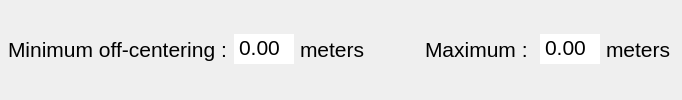
              <widget class="QFrame" name="frame_21">
               <property name="styleSheet">
                <string notr="true">border-top: none;</string>
               </property>
               <property name="frameShape">
                <enum>QFrame::Shape::StyledPanel</enum>
               </property>
               <property name="frameShadow">
                <enum>QFrame::Shadow::Raised</enum>
               </property>
               <layout class="QHBoxLayout" name="horizontalLayout_25" stretch="0,1">
                <property name="spacing">
                 <number>0</number>
                </property>
                <property name="leftMargin">
                 <number>0</number>
                </property>
                <property name="topMargin">
                 <number>0</number>
                </property>
                <property name="rightMargin">
                 <number>0</number>
                </property>
                <property name="bottomMargin">
                 <number>0</number>
                </property>
                <item>
                 <widget class="QFrame" name="frame_22">
                  <property name="styleSheet">
                   <string notr="true">border-top: none;</string>
                  </property>
                  <property name="frameShape">
                   <enum>QFrame::Shape::StyledPanel</enum>
                  </property>
                  <property name="frameShadow">
                   <enum>QFrame::Shadow::Raised</enum>
                  </property>
                  <layout class="QHBoxLayout" name="horizontalLayout_26" stretch="1,1,0,0">
                   <property name="spacing">
                    <number>1</number>
                   </property>
                   <property name="leftMargin">
                    <number>6</number>
                   </property>
                   <item>
                    <widget class="QLabel" name="label_28">
                     <property name="font">
                      <font>
                       <family>Segoe UI</family>
                       <pointsize>16</pointsize>
                      </font>
                     </property>
                     <property name="text">
                      <string>Minimum off-centering : </string>
                     </property>
                    </widget>
                   </item>
                   <item alignment="Qt::AlignmentFlag::AlignHCenter">
                    <widget class="FreeInputSpinBox" name="doubleSpinBox_10">
                     <property name="sizePolicy">
                      <sizepolicy hsizetype="Fixed" vsizetype="Fixed">
                       <horstretch>0</horstretch>
                       <verstretch>0</verstretch>
                      </sizepolicy>
                     </property>
                     <property name="minimumSize">
                      <size>
                       <width>50</width>
                       <height>0</height>
                      </size>
                     </property>
                     <property name="maximumSize">
                      <size>
                       <width>60</width>
                       <height>16777215</height>
                      </size>
                     </property>
                     <property name="font">
                      <font>
                       <family>Segoe UI</family>
                       <pointsize>16</pointsize>
                      </font>
                     </property>
                     <property name="buttonSymbols">
                      <enum>QAbstractSpinBox::ButtonSymbols::NoButtons</enum>
                     </property>
                     <property name="suffix">
                      <string/>
                     </property>
                     <property name="minimum">
                      <double>-150.000000000000000</double>
                     </property>
                     <property name="maximum">
                      <double>150.000000000000000</double>
                     </property>
                    </widget>
                   </item>
                   <item>
                    <spacer name="horizontalSpacer_8">
                     <property name="orientation">
                      <enum>Qt::Orientation::Horizontal</enum>
                     </property>
                     <property name="sizeType">
                      <enum>QSizePolicy::Policy::Fixed</enum>
                     </property>
                     <property name="sizeHint" stdset="0">
                      <size>
                       <width>5</width>
                       <height>20</height>
                      </size>
                     </property>
                    </spacer>
                   </item>
                   <item>
                    <widget class="QLabel" name="label_39">
                     <property name="font">
                      <font>
                       <pointsize>16</pointsize>
                      </font>
                     </property>
                     <property name="text">
                      <string>meters</string>
                     </property>
                    </widget>
                   </item>
                  </layout>
                 </widget>
                </item>
                <item>
                 <widget class="QFrame" name="frame_23">
                  <property name="styleSheet">
                   <string notr="true">border-top: none;</string>
                  </property>
                  <property name="frameShape">
                   <enum>QFrame::Shape::StyledPanel</enum>
                  </property>
                  <property name="frameShadow">
                   <enum>QFrame::Shadow::Raised</enum>
                  </property>
                  <layout class="QHBoxLayout" name="horizontalLayout_27" stretch="0,1,1,5">
                   <item>
                    <spacer name="horizontalSpacer_14">
                     <property name="orientation">
                      <enum>Qt::Orientation::Horizontal</enum>
                     </property>
                     <property name="sizeHint" stdset="0">
                      <size>
                       <width>40</width>
                       <height>20</height>
                      </size>
                     </property>
                    </spacer>
                   </item>
                   <item>
                    <widget class="QLabel" name="label_29">
                     <property name="font">
                      <font>
                       <family>Segoe UI</family>
                       <pointsize>16</pointsize>
                      </font>
                     </property>
                     <property name="text">
                      <string>Maximum : </string>
                     </property>
                    </widget>
                   </item>
                   <item>
                    <widget class="FreeInputSpinBox" name="doubleSpinBox_11">
                     <property name="sizePolicy">
                      <sizepolicy hsizetype="Fixed" vsizetype="Fixed">
                       <horstretch>0</horstretch>
                       <verstretch>0</verstretch>
                      </sizepolicy>
                     </property>
                     <property name="maximumSize">
                      <size>
                       <width>60</width>
                       <height>16777215</height>
                      </size>
                     </property>
                     <property name="font">
                      <font>
                       <family>Segoe UI</family>
                       <pointsize>16</pointsize>
                      </font>
                     </property>
                     <property name="buttonSymbols">
                      <enum>QAbstractSpinBox::ButtonSymbols::NoButtons</enum>
                     </property>
                     <property name="suffix">
                      <string/>
                     </property>
                     <property name="minimum">
                      <double>-150.000000000000000</double>
                     </property>
                     <property name="maximum">
                      <double>150.000000000000000</double>
                     </property>
                    </widget>
                   </item>
                   <item>
                    <widget class="QLabel" name="label_40">
                     <property name="font">
                      <font>
                       <pointsize>16</pointsize>
                      </font>
                     </property>
                     <property name="text">
                      <string>meters</string>
                     </property>
                    </widget>
                   </item>
                  </layout>
                 </widget>
                </item>
               </layout>
              </widget>
